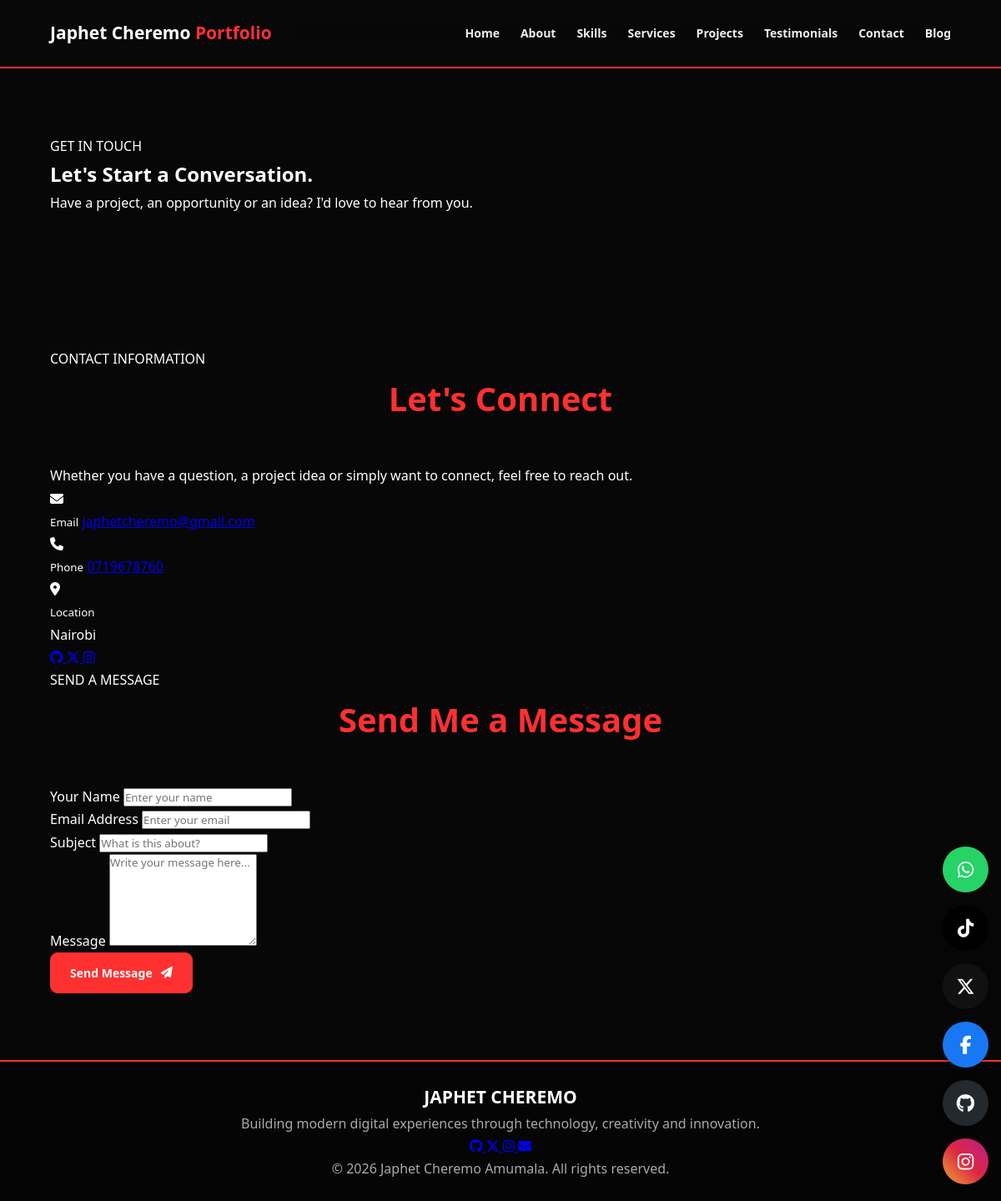
Page /contact/ on the committed database.
### kenya/models.py (models this page shows, shortened)
class Profile(models.Model):
    full_name = models.CharField(max_length=200)
    profession = models.CharField(max_length=200)
    slogan = models.CharField(max_length=300)
    email = models.EmailField()
    phone = models.CharField(max_length=20)
    location = models.CharField(max_length=200)
    bio = models.TextField()
    profile_image = models.ImageField(upload_to="profile/")
    cover_image = models.ImageField(upload_to="cover/")
    cv = models.FileField(upload_to="cv/")
    github = models.URLField(blank=True)
    linkedin = models.URLField(blank=True)
    twitter = models.URLField(blank=True)
    instagram = models.URLField(blank=True)
    facebook = models.URLField(blank=True)
    youtube = models.URLField(blank=True)
    whatsapp = models.CharField(max_length=20)
    created = models.DateTimeField(auto_now_add=True)

### kenya/views.py (the view, shortened to what this page needs)
# urls.py: path("contact/", views.contact, name="contact"),
def contact(request):
    profile = Profile.objects.first()
    context = {
        "profile": profile,
        "settings": SiteSettings.objects.first(),
    }
    return render(
        request,
        "kenya/contact.html",
        context
    )

### kenya/templates/kenya/contact.html (shortened to what this page needs)
{% extends 'base.html' %}
{% block content %}
<section class="inner-page-hero">
    <div class="container">
        <span class="page-eyebrow">GET IN TOUCH</span>
        <h1>Let's Start a <span>Conversation.</span></h1>
        <p>Have a project, an opportunity or an idea? I'd love to hear from you.</p>
    </div>
</section>
<section class="contact-page-section">
    <div class="container contact-page-grid">
        <div class="contact-information">
            <span class="page-eyebrow">CONTACT INFORMATION</span>
            <h2>Let's Connect</h2>
            <p>
                Whether you have a question, a project idea or simply want
                to connect, feel free to reach out.
            </p>
            <div class="contact-detail">
                <div class="contact-detail-icon">
                    <i class="fas fa-envelope"></i>
                </div>
                <div>
                    <small>Email</small>
                    <a href="mailto:{{ profile.email }}">{{ profile.email }}</a>
                </div>
            </div>
            <div class="contact-detail">
                <div class="contact-detail-icon">
                    <i class="fas fa-phone"></i>
                </div>
                <div>
                    <small>Phone</small>
                    <a href="tel:{{ profile.phone }}">{{ profile.phone }}</a>
                </div>
            </div>
            <div class="contact-detail">
                <div class="contact-detail-icon">
                    <i class="fas fa-location-dot"></i>
                </div>
                <div>
                    <small>Location</small>
                    <p>{{ profile.location }}</p>
                </div>
            </div>
            <div class="contact-social-links">
                {% if profile.github %}
                <a href="{{ profile.github }}" target="_blank" rel="noopener" aria-label="GitHub">
                    <i class="fab fa-github"></i>
                </a>
                {% endif %}
                {% if profile.twitter %}
                <a href="{{ profile.twitter }}" target="_blank" rel="noopener" aria-label="X">
                    <i class="fab fa-x-twitter"></i>
                </a>
                {% endif %}
                {% if profile.instagram %}
                <a href="{{ profile.instagram }}" target="_blank" rel="noopener" aria-label="Instagram">
                    <i class="fab fa-instagram"></i>
                </a>
                {% endif %}
            </div>
        </div>
        <div class="contact-form-card">
            <span class="page-eyebrow">SEND A MESSAGE</span>
            <h2>Send Me a Message</h2>
            <form method="POST" action="">
                <div class="form-group">
                    <label for="contact-name">Your Name</label>
                    <input type="text" id="contact-name" name="name" placeholder="Enter your name" required>
                </div>
                <div class="form-group">
                    <label for="contact-email">Email Address</label>
                    <input type="email" id="contact-email" name="email" placeholder="Enter your email" required>
                </div>
                <div class="form-group">
                    <label for="contact-subject">Subject</label>
                    <input type="text" id="contact-subject" name="subject" placeholder="What is this about?" required>
                </div>
                <div class="form-group">
                    <label for="contact-message">Message</label>
                    <textarea id="contact-message" name="message" rows="6" placeholder="Write your message here..." required></textarea>
                </div>
                <button type="submit" class="about-btn">
                    Send Message <i class="fas fa-paper-plane"></i>
                </button>
            </form>
        </div>
    </div>
</section>
{% endblock %}

### kenya/static/kenya/css/style.css (style rules this page uses)
:root { --red: #ff3030; --red-dark: #d71920; --dark: #070707; --dark-soft: #0d0d0d; --card: #151515; --card-light: #1c1c1c; --white: #ffffff; --grey: #bdbdbd; --muted: #858585; --border: #292929; --transition: all 0.3s ease; }
* { margin: 0; padding: 0; box-sizing: border-box; scroll-behavior: smooth; }
html { scroll-behavior: smooth; scroll-padding-top: 110px; }
body { font-family: 'Segoe UI', Arial, sans-serif; background: var(--dark); color: var(--white); line-height: 1.7; overflow-x: hidden; }
a { transition: var(--transition); }
button, input, textarea { font-family: inherit; }
button { cursor: pointer; }
.container { width: 90%; max-width: 1200px; margin: auto; }
section:not(#hero) { padding: 80px 0; }
section:not(#hero) h2 { text-align: center; font-size: clamp(26px, 4vw, 40px); color: var(--red); margin-bottom: 45px; font-weight: 800; }
.about-btn { display: inline-flex; align-items: center; justify-content: center; gap: 10px; padding: 14px 23px; border-radius: 9px; background: var(--red); border: 1px solid var(--red); color: #ffffff; font-size: 14px; font-weight: 700; text-decoration: none; transition: var(--transition); }

### rows in the picture
Profile: email "japhetcheremo@gmail.com", phone "0719678760", location "Nairobi"
